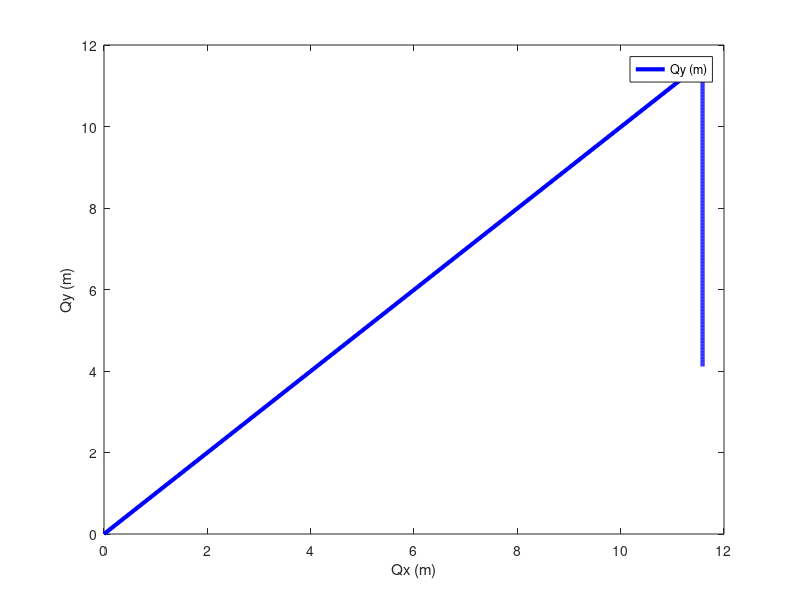
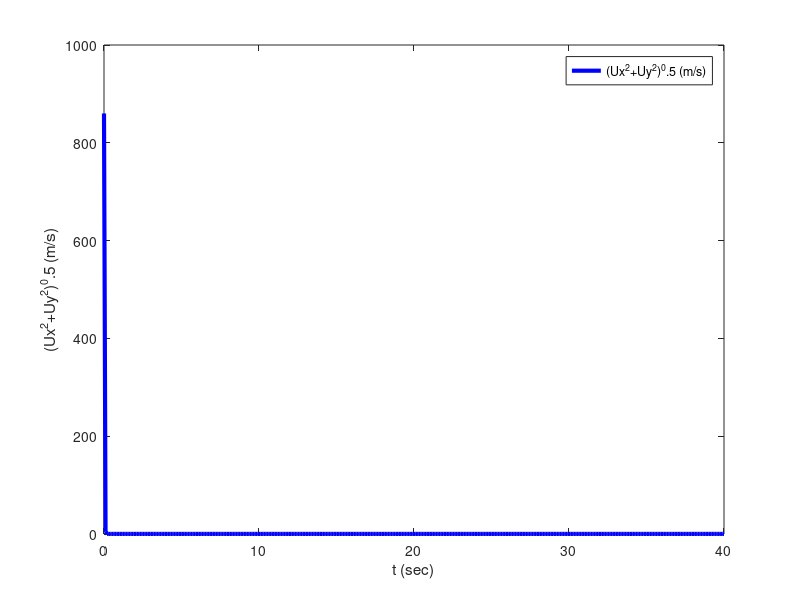

Source code (MATLAB) for these figures, in order:
function [t,VAR,Output] = bulletSim3
%===========================================================================
% File: bulletSim3.m created May 15 2019 by MotionGenesis 5.9.
% Portions copyright (c) 2009-2019 Motion Genesis LLC.  Rights reserved.
% MotionGenesis Student Licensee: clayFreeman19. (until February 2022).
% Paid-up MotionGenesis Student licensees are granted the right
% to distribute this code for legal student-academic (non-professional) purposes only,
% provided this copyright notice appears in all copies and distributions.
%===========================================================================
% The software is provided "as is", without warranty of any kind, express or    
% implied, including but not limited to the warranties of merchantability or    
% fitness for a particular purpose. In no event shall the authors, contributors,
% or copyright holders be liable for any claim, damages or other liability,     
% whether in an action of contract, tort, or otherwise, arising from, out of, or
% in connection with the software or the use or other dealings in the software. 
%===========================================================================
% % Environment %%%
% % Projectile %%%
%===========================================================================
eventDetectedByIntegratorTerminate1OrContinue0 = [];
QxDt=0; QyDt=0; UxDt=0; UyDt=0;


%-------------------------------+--------------------------+-------------------+-----------------
% Quantity                      | Value                    | Units             | Description
%-------------------------------|--------------------------|-------------------|-----------------
bulletMass                      =  9.52544;                % g                   Constant
coeffDrag                       =  0.5;                    % noUnits             Constant
g                               =  9.81;                   % m/s^2               Constant

Qx                              =  0;                      % m                   Initial Value
Qy                              =  0;                      % m                   Initial Value
Ux                              =  608.1118318204309;      % m/s                 Initial Value
Uy                              =  608.1118318204308;      % m/s                 Initial Value

tInitial                        =  0.0;                    % second              Initial Time
tFinal                          =  40.0;                   % second              Final Time
tStep                           =  0.1;                    % second              Integration Step
printIntScreen                  =  1;                      % 0 or +integer       0 is NO screen output
printIntFile                    =  1;                      % 0 or +integer       0 is NO file   output
absError                        =  1.0E-07;                %                     Absolute Error
relError                        =  1.0E-08;                %                     Relative Error
%-------------------------------+--------------------------+-------------------+-----------------

% Unit conversions.  UnitSystem: kilogram, meter, second.
bulletMass = bulletMass * 0.001;                           %  Converted from g 

VAR = SetMatrixFromNamedQuantities;
[t,VAR,Output] = IntegrateForwardOrBackward( tInitial, tFinal, tStep, absError, relError, VAR, printIntScreen, printIntFile );
OutputToScreenOrFile( [], 0, 0 );   % Close output files.
PlotOutputFiles;


%===========================================================================
function sys = mdlDerivatives( t, VAR, uSimulink )
%===========================================================================
SetNamedQuantitiesFromMatrix( VAR );
QxDt = Ux;
QyDt = Uy;
UxDt = -coeffDrag*Ux/bulletMass;
UyDt = -g - coeffDrag*Uy/bulletMass;

sys = transpose( SetMatrixOfDerivativesPriorToIntegrationStep );
end



%===========================================================================
function VAR = SetMatrixFromNamedQuantities
%===========================================================================
VAR = zeros( 1, 4 );
VAR(1) = Qx;
VAR(2) = Qy;
VAR(3) = Ux;
VAR(4) = Uy;
end


%===========================================================================
function SetNamedQuantitiesFromMatrix( VAR )
%===========================================================================
Qx = VAR(1);
Qy = VAR(2);
Ux = VAR(3);
Uy = VAR(4);
end


%===========================================================================
function VARp = SetMatrixOfDerivativesPriorToIntegrationStep
%===========================================================================
VARp = zeros( 1, 4 );
VARp(1) = QxDt;
VARp(2) = QyDt;
VARp(3) = UxDt;
VARp(4) = UyDt;
end



%===========================================================================
function Output = mdlOutputs( t, VAR, uSimulink )
%===========================================================================
Output = zeros( 1, 4 );
Output(1) = Qx;
Output(2) = Qy;

Output(3) = t;
Output(4) = sqrt(Ux^2+Uy^2);
end


%===========================================================================
function OutputToScreenOrFile( Output, shouldPrintToScreen, shouldPrintToFile )
%===========================================================================
persistent FileIdentifier hasHeaderInformationBeenWritten;

if( isempty(Output) ),
   if( ~isempty(FileIdentifier) ),
      for( i = 1 : 2 ),  fclose( FileIdentifier(i) );  end
      clear FileIdentifier;
      fprintf( 1, '\n Output is in the files bulletSim3.i  (i=1,2)\n\n' );
   end
   clear hasHeaderInformationBeenWritten;
   return;
end

if( isempty(hasHeaderInformationBeenWritten) ),
   if( shouldPrintToScreen ),
      fprintf( 1,                '%%      Qx             Qy\n' );
      fprintf( 1,                '%%      (m)            (m)\n\n' );
   end
   if( shouldPrintToFile && isempty(FileIdentifier) ),
      FileIdentifier = zeros( 1, 2 );
      FileIdentifier(1) = fopen('bulletSim3.1', 'wt');   if( FileIdentifier(1) == -1 ), error('Error: unable to open file bulletSim3.1'); end
      fprintf(FileIdentifier(1), '%% FILE: bulletSim3.1\n%%\n' );
      fprintf(FileIdentifier(1), '%%      Qx             Qy\n' );
      fprintf(FileIdentifier(1), '%%      (m)            (m)\n\n' );
      FileIdentifier(2) = fopen('bulletSim3.2', 'wt');   if( FileIdentifier(2) == -1 ), error('Error: unable to open file bulletSim3.2'); end
      fprintf(FileIdentifier(2), '%% FILE: bulletSim3.2\n%%\n' );
      fprintf(FileIdentifier(2), '%%       t        (Ux^2+Uy^2)^0.5\n' );
      fprintf(FileIdentifier(2), '%%     (sec)           (m/s)\n\n' );
   end
   hasHeaderInformationBeenWritten = 1;
end

if( shouldPrintToScreen ), WriteNumericalData( 1,                 Output(1:2) );  end
if( shouldPrintToFile ),   WriteNumericalData( FileIdentifier(1), Output(1:2) );  end
if( shouldPrintToFile ),   WriteNumericalData( FileIdentifier(2), Output(3:4) );  end
end


%===========================================================================
function WriteNumericalData( fileIdentifier, Output )
%===========================================================================
numberOfOutputQuantities = length( Output );
if( numberOfOutputQuantities > 0 ),
   for( i = 1 : numberOfOutputQuantities ),
      fprintf( fileIdentifier, ' %- 14.6E', Output(i) );
   end
   fprintf( fileIdentifier, '\n' );
end
end



%===========================================================================
function PlotOutputFiles
%===========================================================================
if( printIntFile == 0 ),  return;  end
figure;
data = load( 'bulletSim3.1' ); 
plot( data(:,1),data(:,2),'-b', 'LineWidth',3 );
legend( 'Qy (m)' );
xlabel('Qx (m)');   ylabel('Qy (m)');   % title('Some plot title');
clear data;

figure;
data = load( 'bulletSim3.2' ); 
plot( data(:,1),data(:,2),'-b', 'LineWidth',3 );
legend( '(Ux^2+Uy^2)^0.5 (m/s)' );
xlabel('t (sec)');   ylabel('(Ux^2+Uy^2)^0.5 (m/s)');   % title('Some plot title');
clear data;
end



%===========================================================================
function [functionsToEvaluateForEvent, eventTerminatesIntegration1Otherwise0ToContinue, eventDirection_AscendingIs1_CrossingIs0_DescendingIsNegative1] = EventDetection( t, VAR, uSimulink )
%===========================================================================
% Detects when designated functions are zero or cross zero with positive or negative slope.
% Step 1: Uncomment call to mdlDerivatives and mdlOutputs.
% Step 2: Change functionsToEvaluateForEvent,                      e.g., change  []  to  [t - 5.67]  to stop at t = 5.67.
% Step 3: Change eventTerminatesIntegration1Otherwise0ToContinue,  e.g., change  []  to  [1]  to stop integrating.
% Step 4: Change eventDirection_AscendingIs1_CrossingIs0_DescendingIsNegative1,  e.g., change  []  to  [1].
% Step 5: Possibly modify function EventDetectedByIntegrator (if eventTerminatesIntegration1Otherwise0ToContinue is 0).
%---------------------------------------------------------------------------
% mdlDerivatives( t, VAR, uSimulink );        % UNCOMMENT FOR EVENT HANDLING
% mdlOutputs(     t, VAR, uSimulink );        % UNCOMMENT FOR EVENT HANDLING
functionsToEvaluateForEvent = [];
eventTerminatesIntegration1Otherwise0ToContinue = [];
eventDirection_AscendingIs1_CrossingIs0_DescendingIsNegative1 = [];
eventDetectedByIntegratorTerminate1OrContinue0 = eventTerminatesIntegration1Otherwise0ToContinue;
end


%===========================================================================
function [isIntegrationFinished, VAR] = EventDetectedByIntegrator( t, VAR, nIndexOfEvents )
%===========================================================================
isIntegrationFinished = eventDetectedByIntegratorTerminate1OrContinue0( nIndexOfEvents );
if( ~isIntegrationFinished ),
   SetNamedQuantitiesFromMatrix( VAR );
%  Put code here to modify how integration continues.
   VAR = SetMatrixFromNamedQuantities;
end
end



%===========================================================================
function [t,VAR,Output] = IntegrateForwardOrBackward( tInitial, tFinal, tStep, absError, relError, VAR, printIntScreen, printIntFile )
%===========================================================================
OdeMatlabOptions = odeset( 'RelTol',relError, 'AbsTol',absError, 'MaxStep',tStep, 'Events',@EventDetection );
t = tInitial;                 epsilonT = 0.001*tStep;                   tFinalMinusEpsilonT = tFinal - epsilonT;
printCounterScreen = 0;       integrateForward = tFinal >= tInitial;    tAtEndOfIntegrationStep = t + tStep;
printCounterFile   = 0;       isIntegrationFinished = 0;
mdlDerivatives( t, VAR, 0 );
while 1,
   if( (integrateForward && t >= tFinalMinusEpsilonT) || (~integrateForward && t <= tFinalMinusEpsilonT) ), isIntegrationFinished = 1;  end
   shouldPrintToScreen = printIntScreen && ( isIntegrationFinished || printCounterScreen <= 0.01 );
   shouldPrintToFile   = printIntFile   && ( isIntegrationFinished || printCounterFile   <= 0.01 );
   if( isIntegrationFinished || shouldPrintToScreen || shouldPrintToFile ),
      Output = mdlOutputs( t, VAR, 0 );
      OutputToScreenOrFile( Output, shouldPrintToScreen, shouldPrintToFile );
      if( isIntegrationFinished ), break;  end
      if( shouldPrintToScreen ), printCounterScreen = printIntScreen;  end
      if( shouldPrintToFile ),   printCounterFile   = printIntFile;    end
   end
   [TimeOdeArray, VarOdeArray, timeEventOccurredInIntegrationStep, nStatesArraysAtEvent, nIndexOfEvents] = ode45( @mdlDerivatives, [t tAtEndOfIntegrationStep], VAR, OdeMatlabOptions, 0 );
   if( isempty(timeEventOccurredInIntegrationStep) ),
      lastIndex = length( TimeOdeArray );
      t = TimeOdeArray( lastIndex );
      VAR = VarOdeArray( lastIndex, : );
      printCounterScreen = printCounterScreen - 1;
      printCounterFile   = printCounterFile   - 1;
      if( abs(tAtEndOfIntegrationStep - t) >= abs(epsilonT) ), warning('numerical integration failed'); break;  end
      tAtEndOfIntegrationStep = t + tStep;
      if( (integrateForward && tAtEndOfIntegrationStep > tFinal) || (~integrateForward && tAtEndOfIntegrationStep < tFinal) ) tAtEndOfIntegrationStep = tFinal;  end
   else
      t = timeEventOccurredInIntegrationStep( 1 );    % time  at firstEvent = 1 during this integration step.
      VAR = nStatesArraysAtEvent( 1, : );             % state at firstEvent = 1 during this integration step.
      printCounterScreen = 0;
      printCounterFile   = 0;
      [isIntegrationFinished, VAR] = EventDetectedByIntegrator( t, VAR, nIndexOfEvents(1) );
   end
end
end


%===================================
end    % End of function bulletSim3
%===================================
